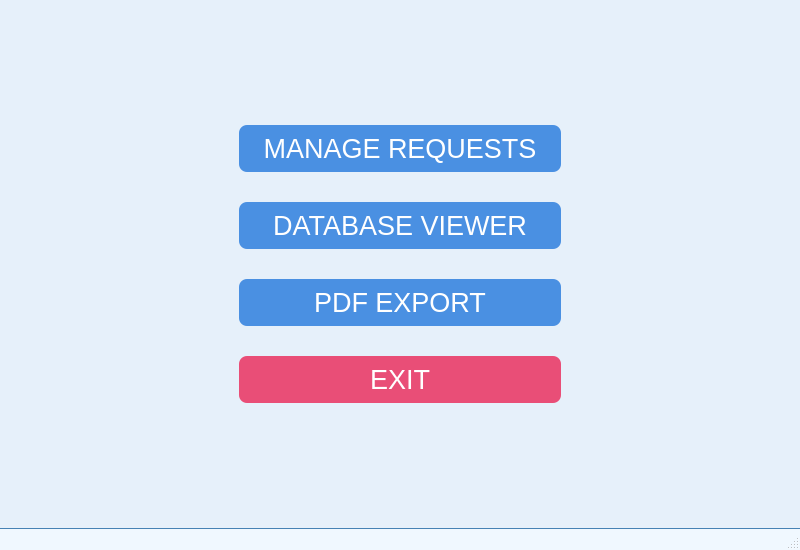
<?xml version="1.0" encoding="UTF-8"?>
<ui version="4.0">
 <class>MainWindow</class>
 <widget class="QMainWindow" name="MainWindow">
  <property name="geometry">
   <rect>
    <x>0</x>
    <y>0</y>
    <width>800</width>
    <height>550</height>
   </rect>
  </property>
  <property name="sizePolicy">
   <sizepolicy hsizetype="Expanding" vsizetype="Expanding">
    <horstretch>0</horstretch>
    <verstretch>0</verstretch>
   </sizepolicy>
  </property>
  <property name="windowTitle">
   <string>TicketFlow</string>
  </property>
  <property name="windowIcon">
   <iconset theme="QIcon::ThemeIcon::DocumentOpen"/>
  </property>
  <widget class="QWidget" name="centralwidget">
   <property name="enabled">
    <bool>true</bool>
   </property>
   <property name="sizePolicy">
    <sizepolicy hsizetype="Preferred" vsizetype="Expanding">
     <horstretch>0</horstretch>
     <verstretch>0</verstretch>
    </sizepolicy>
   </property>
   <property name="maximumSize">
    <size>
     <width>800</width>
     <height>554</height>
    </size>
   </property>
   <property name="styleSheet">
    <string notr="true">QWidget {
    background-color: #E6F0FA; 
    color: #1A3C60;
}</string>
   </property>
   <layout class="QVBoxLayout" name="verticalLayout">
    <item>
     <layout class="QVBoxLayout" name="buttonsLayout" stretch="1,1,1,1">
      <property name="spacing">
       <number>30</number>
      </property>
      <property name="sizeConstraint">
       <enum>QLayout::SizeConstraint::SetNoConstraint</enum>
      </property>
      <property name="leftMargin">
       <number>230</number>
      </property>
      <property name="topMargin">
       <number>80</number>
      </property>
      <property name="rightMargin">
       <number>230</number>
      </property>
      <property name="bottomMargin">
       <number>80</number>
      </property>
      <item>
       <widget class="QPushButton" name="manageButton">
        <property name="sizePolicy">
         <sizepolicy hsizetype="Expanding" vsizetype="Fixed">
          <horstretch>0</horstretch>
          <verstretch>0</verstretch>
         </sizepolicy>
        </property>
        <property name="minimumSize">
         <size>
          <width>58</width>
          <height>29</height>
         </size>
        </property>
        <property name="font">
         <font>
          <pointsize>20</pointsize>
         </font>
        </property>
        <property name="cursor">
         <cursorShape>PointingHandCursor</cursorShape>
        </property>
        <property name="styleSheet">
         <string notr="true">QPushButton {
    background-color: #4A90E2; 
    color: white;
    border-radius: 8px;
    padding: 8px 16px;
    border: none;
}

QPushButton:hover {
    background-color: #357ABD;
}

QPushButton:pressed {
    background-color: #2C5AA0; 
}</string>
        </property>
        <property name="text">
         <string>MANAGE REQUESTS</string>
        </property>
       </widget>
      </item>
      <item>
       <widget class="QPushButton" name="dbViewerButton">
        <property name="sizePolicy">
         <sizepolicy hsizetype="Expanding" vsizetype="Fixed">
          <horstretch>58</horstretch>
          <verstretch>29</verstretch>
         </sizepolicy>
        </property>
        <property name="font">
         <font>
          <pointsize>20</pointsize>
         </font>
        </property>
        <property name="cursor">
         <cursorShape>PointingHandCursor</cursorShape>
        </property>
        <property name="styleSheet">
         <string notr="true">QPushButton {
    background-color: #4A90E2; 
    color: white;
    border-radius: 8px;
    padding: 8px 16px;
    border: none;
}

QPushButton:hover {
    background-color: #357ABD;
}

QPushButton:pressed {
    background-color: #2C5AA0; 
}</string>
        </property>
        <property name="text">
         <string>DATABASE VIEWER</string>
        </property>
       </widget>
      </item>
      <item>
       <widget class="QPushButton" name="exportButton">
        <property name="sizePolicy">
         <sizepolicy hsizetype="Minimum" vsizetype="Fixed">
          <horstretch>58</horstretch>
          <verstretch>29</verstretch>
         </sizepolicy>
        </property>
        <property name="font">
         <font>
          <pointsize>20</pointsize>
         </font>
        </property>
        <property name="cursor">
         <cursorShape>PointingHandCursor</cursorShape>
        </property>
        <property name="styleSheet">
         <string notr="true">QPushButton {
    background-color: #4A90E2; 
    color: white;
    border-radius: 8px;
    padding: 8px 16px;
    border: none;
}

QPushButton:hover {
    background-color: #357ABD;
}

QPushButton:pressed {
    background-color: #2C5AA0; 
}</string>
        </property>
        <property name="text">
         <string>PDF EXPORT</string>
        </property>
       </widget>
      </item>
      <item>
       <widget class="QPushButton" name="exitButton">
        <property name="sizePolicy">
         <sizepolicy hsizetype="Minimum" vsizetype="Fixed">
          <horstretch>58</horstretch>
          <verstretch>29</verstretch>
         </sizepolicy>
        </property>
        <property name="font">
         <font>
          <pointsize>20</pointsize>
         </font>
        </property>
        <property name="cursor">
         <cursorShape>PointingHandCursor</cursorShape>
        </property>
        <property name="styleSheet">
         <string notr="true">QPushButton {
    background-color: #E94E77; 
    color: white;
    border-radius: 8px;
    padding: 8px 16px;
    border: none;
}

QPushButton:hover {
    background-color: #D43D66;
}

QPushButton:pressed {
    background-color: #B83258;
}</string>
        </property>
        <property name="text">
         <string>EXIT</string>
        </property>
       </widget>
      </item>
     </layout>
    </item>
   </layout>
  </widget>
  <widget class="QMenuBar" name="menubar">
   <property name="enabled">
    <bool>false</bool>
   </property>
   <property name="geometry">
    <rect>
     <x>0</x>
     <y>0</y>
     <width>800</width>
     <height>23</height>
    </rect>
   </property>
  </widget>
  <widget class="QStatusBar" name="statusbar">
   <property name="enabled">
    <bool>true</bool>
   </property>
   <property name="styleSheet">
    <string notr="true">QStatusBar {
    background-color: #f0f8ff; 
    color: #1c1c1c;
    border-top: 1px solid #4682b4; 
    padding: 4px;
    font-size: 14px;
}</string>
   </property>
   <property name="sizeGripEnabled">
    <bool>true</bool>
   </property>
  </widget>
 </widget>
 <resources/>
 <connections/>
</ui>
